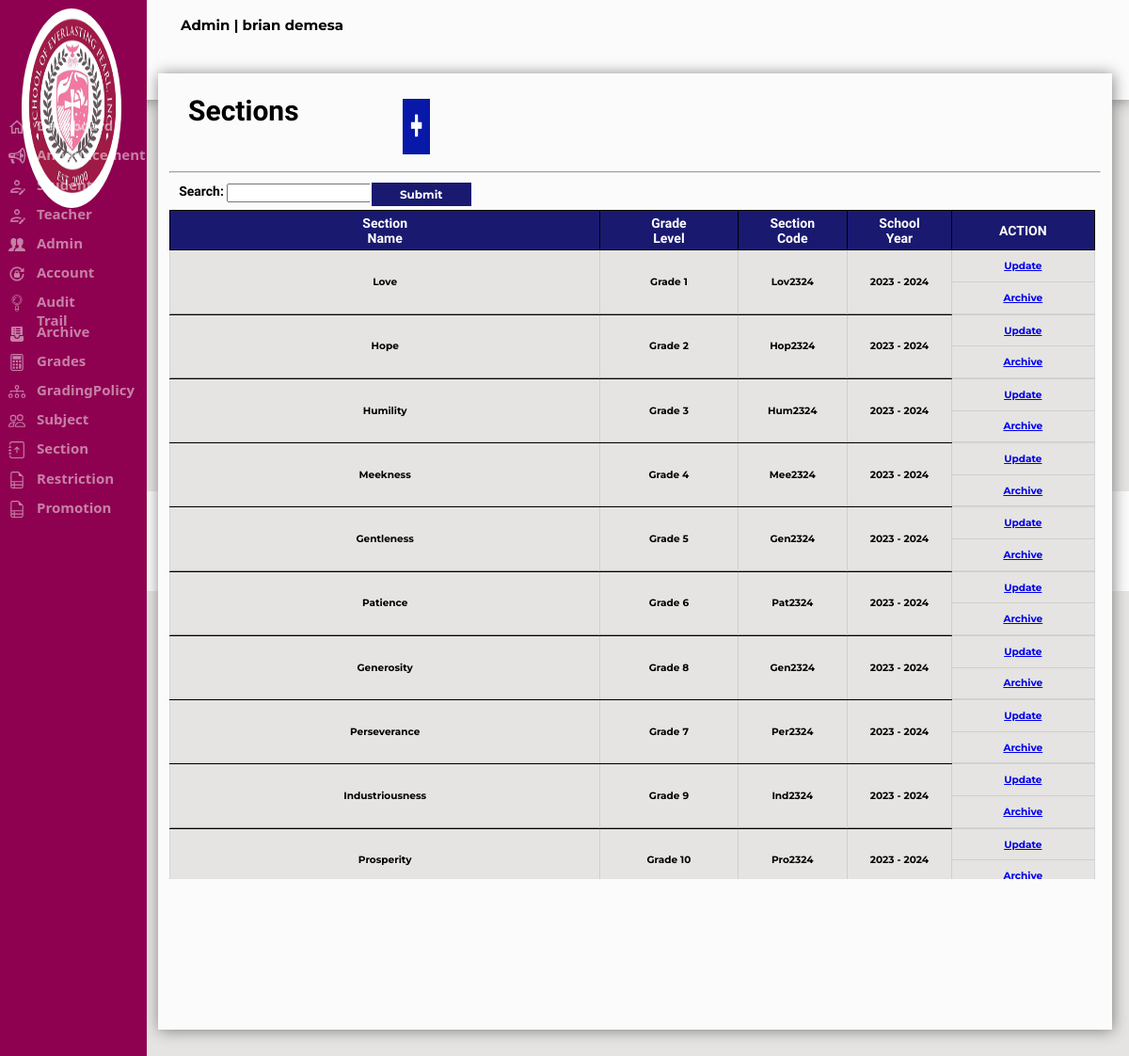
The app's page /Admin/section.php (signed in), older data.
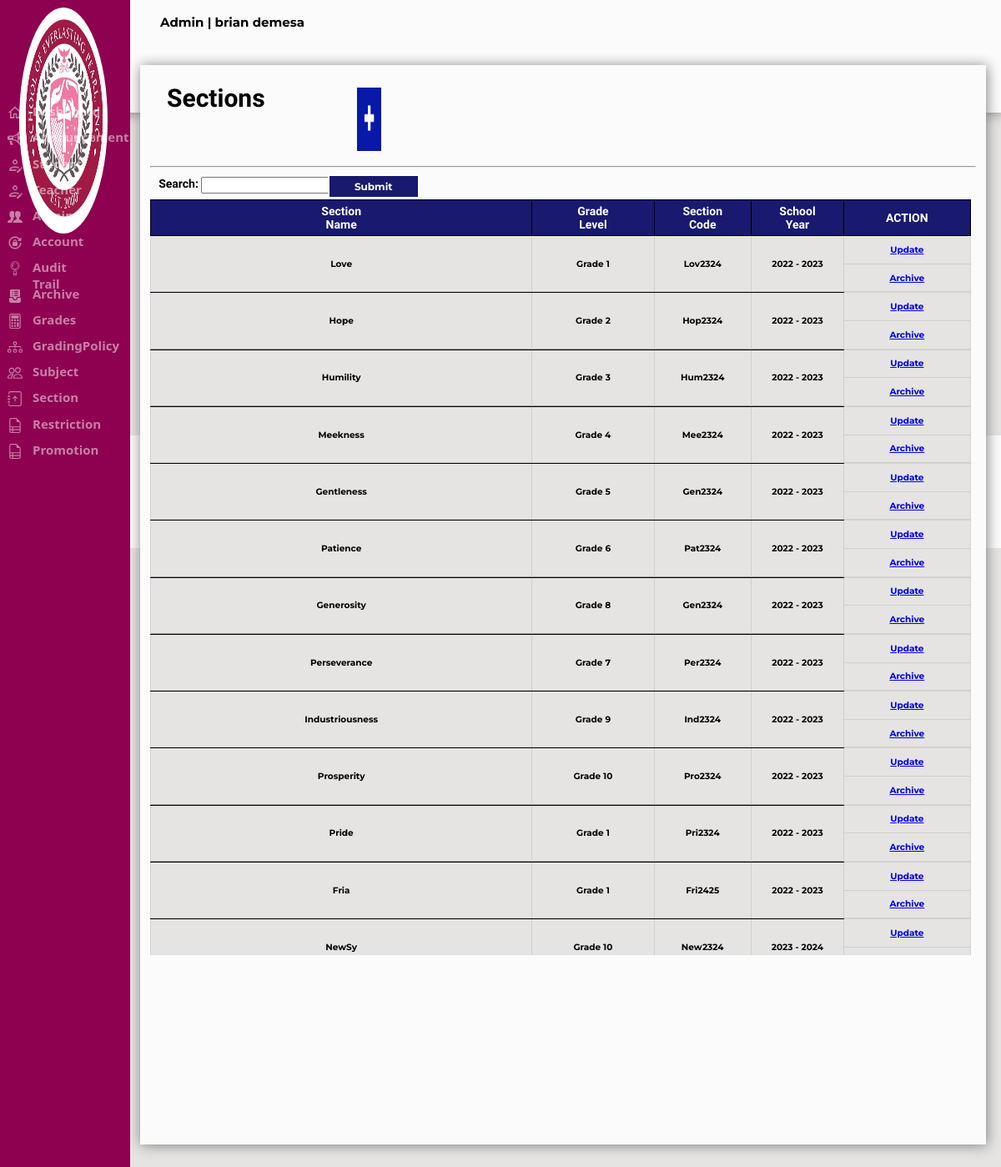
The same page, newer data.
### tables this page shows
CREATE TABLE `tbl_sepi_account` (
  `Acc_ID` int(11) NOT NULL AUTO_INCREMENT,
  `Admin_ID` varchar(20) NOT NULL,
  `Fname` varchar(30) NOT NULL,
  `mname` varchar(5) NOT NULL,
  `Lname` varchar(30) NOT NULL,
  `Username` varchar(30) NOT NULL,
  `EMAIL` varchar(50) NOT NULL,
  `Password` varchar(30) NOT NULL,
  `Gender` varchar(15) NOT NULL,
  `Address` varchar(50) NOT NULL,
  `Role` varchar(20) NOT NULL,
  `Hdate` date NOT NULL,
  PRIMARY KEY (`Acc_ID`)
);

CREATE TABLE `tbl_section` (
  `ID` int(11) NOT NULL AUTO_INCREMENT,
  `Section_Name` varchar(255) DEFAULT NULL,
  `Section_Code` varchar(255) DEFAULT NULL,
  `Grade_Level` varchar(255) DEFAULT '',
  `SY` varchar(255) DEFAULT NULL,
  `Section` varchar(255) DEFAULT NULL,
  PRIMARY KEY (`ID`)
);

### Admin/section.php (the view, shortened to what this page needs)
<?php	include "../sepi_connect.php";
if(!isset($_SESSION['loggedin']) || $_SESSION['loggedin'] !== true)
 {
	 header("refresh:0; ../Index.php");
	 exit;
 }else if(isset($_SESSION['Acc_ID']))
	{
		$userid = $_SESSION['Acc_ID'];
		$getrecord = mysqli_query($config,"SELECT * FROM tbl_sepi_account WHERE Acc_ID ='$userid'");
		while($rowedit = mysqli_fetch_assoc($getrecord))
		{
			$type = $rowedit['Role'];
			$name = $rowedit['Fname']." ".$rowedit['Lname'];
		}
	}
if(isset($_POST['search'])){
$search = $_POST['search'];
if ($search != NULL){
	$sql = "SELECT * FROM `tbl_section` WHERE `ID` LIKE '%$search%' OR
	`Section_Name` LIKE '%$search%' OR `Section_Code` LIKE '%$search%' OR `Grade_Level` LIKE '%$search%' OR `SY` LIKE '%$search%'";
}else{
$sql = "Select * from tbl_section";
}
}else{
$sql = "Select * from tbl_section";
}
?>
<html>
<head>
</head>
<link rel="stylesheet" href="../Css/sepi.css">
<body style="background-color:#E5E4E2">
<div class="header">
<form method="POST"action="logout.php" >
<p class="displayname"><?php echo "$type" ?> | <?php echo "$name" ?></p>
</form>
</div>
			<div class="footer">
				<h6 id="footer">© 2022 SEPI Login Form. All Rights Reserved | Designed by Excel-erator</h6>
			</div>
<form method=POST action="section.php">
		<?php
		include_once('SideNav.php');
		?>
<div class="announcementdiv">
				<h1 id="announcemetfont">Sections</h1>
				<a href="sectionadd.php" name="addannouncement"><img src="../Images/add_icon.png" class="addannouncementbtn"></a>
				<hr>
				<p class="searchannouncement">Search:</p>
				<input type=text name=search class="announcementtxt">
				<input type=submit name=sub class="announcementbtn">
<?php
include "../sepi_connect.php";
$result = $config -> query($sql);
if($result -> num_rows > 0){
	echo"<div class=announcementtbl style=overflow:auto;>";
	echo"<table class=announcementtbl1>";
	echo "<tr>";
echo "<th Class=announcementheader>Section Name";
echo "<th Class=announcementheader1>Grade Level";
echo "<th Class=announcementheader2>Section Code";
echo "<th Class=announcementheader2>School Year";
echo "<th Class=announcementheader1>ACTION";
while($row = $result -> fetch_assoc()){
echo "<tr>";
echo "<td class=announcementinfo rowspan=2>".$row['Section_Name'];
echo "<td class=announcementinfo rowspan=2>".$row['Grade_Level'];
	echo "<td class='announcementinfo' rowspan=2>".$row['Section_Code'];
	echo "<td class='announcementinfo' rowspan=2>".$row['SY'];
echo "<td class=announcementinfo> <a href='announceupdate.php?ID=".$row['ID']."'> Update </a>";
echo "<tr>";
echo "<td class=announcementinfo> <a href='deleteannounce.php?ID=".$row['ID']."'> Archive </a>";
echo"<tr>";
echo "<td class=announcementinfo1 colspan=4>";
}
}else{
echo "<br><br><br>No data found in section";
}
?>
</div>
</body>
</html>

### Admin/SideNav.php
<div class="dashboard">
			<img src="../Images/logo.png" class="dashboardlogocvgs">
			<a href="dashboard.php" class="Dashboardhome"><img src="../Images/homeicon.png" class="homeicon">Dashboard</a>
			<a href="announceview.php" class="Announcement"><img src="../Images/announcement.png" class="announcementicon">Announcement</a>
			<a href="student.php" class="Student"><img src="../Images/studrecord.png" class="studenticon">Student</a>
			<a href="teacher.php" class="Teacher"><img src="../Images/studrecord.png" class="teachericon">Teacher</a>
			<a href="accounts.php" class="Accounts"><img src="../Images/account.png" class="accounticon">Admin</a>
			<a href="adchangepass.php" class="Changepassadmin"><img src="../Images/pass.png" class="archiveicon">Account</a>
			<a href="audit.php" class="Audit"><img src="../Images/mag.png" class="auditicon">Audit Trail</a>
			<a href="../Archive/archive.php" class="Archive"><img src="../Images/arc.png" class="archiveicon">Archive</a>
			<a href="first.php" class="Grade"><img src="../Images/grade.svg" class="Gradeicon">Grades</a>
			<a href="grading.php" class="Grading"><img src="../Images/grading.svg" class="Gradingicon">GradingPolicy</a>
			<a href="subject.php" class="Subject"><img src="../Images/subject.svg" class="Subjecticon">Subject</a>
			<a href="section.php" class="Section"><img src="../Images/section.svg" class="Sectionicon">Section</a>
			<a href="restriction.php" class="Restriction"><img src="../Images/restriction.svg" class="Restrictionicon">Restriction</a>
			<a href="promotion.php" class="Promotion"><img src="../Images/restriction.svg" class="Promotionicon">Promotion</a>
</div>t

Row changes from the older to the newer data that the page shows:
changed tbl_section "Love": SY "2023 - 2024" → "2022 - 2023"
changed tbl_section "Hope": SY "2023 - 2024" → "2022 - 2023"
changed tbl_section "Humility": SY "2023 - 2024" → "2022 - 2023"
changed tbl_section "Meekness": SY "2023 - 2024" → "2022 - 2023"
changed tbl_section "Gentleness": SY "2023 - 2024" → "2022 - 2023"
changed tbl_section "Patience": SY "2023 - 2024" → "2022 - 2023"
changed tbl_section "Generosity": SY "2023 - 2024" → "2022 - 2023"
changed tbl_section "Perseverance": SY "2023 - 2024" → "2022 - 2023"
changed tbl_section "Industriousness": SY "2023 - 2024" → "2022 - 2023"
changed tbl_section "Prosperity": SY "2023 - 2024" → "2022 - 2023"
added tbl_section: Section_Name "Pride", Grade_Level "Grade 1", Section_Code "Pri2324", SY "2022 - 2023"
added tbl_section: Section_Name "Fria", Grade_Level "Grade 1", Section_Code "Fri2425", SY "2022 - 2023"
added tbl_section: Section_Name "NewSy", Grade_Level "Grade 10", Section_Code "New2324", SY "2023 - 2024"
